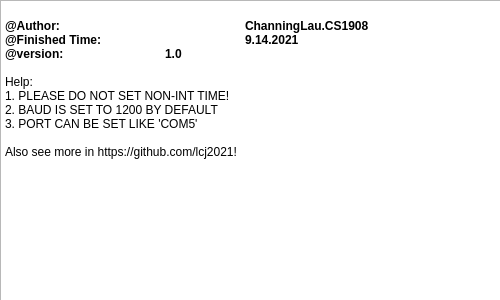
<?xml version="1.0" encoding="UTF-8"?>
<ui version="4.0">
 <class>About</class>
 <widget class="QWidget" name="About">
  <property name="geometry">
   <rect>
    <x>0</x>
    <y>0</y>
    <width>500</width>
    <height>300</height>
   </rect>
  </property>
  <property name="sizePolicy">
   <sizepolicy hsizetype="Fixed" vsizetype="Fixed">
    <horstretch>0</horstretch>
    <verstretch>0</verstretch>
   </sizepolicy>
  </property>
  <property name="minimumSize">
   <size>
    <width>500</width>
    <height>300</height>
   </size>
  </property>
  <property name="maximumSize">
   <size>
    <width>500</width>
    <height>300</height>
   </size>
  </property>
  <property name="windowTitle">
   <string>About</string>
  </property>
  <widget class="QTextBrowser" name="textBrowser">
   <property name="geometry">
    <rect>
     <x>0</x>
     <y>0</y>
     <width>501</width>
     <height>311</height>
    </rect>
   </property>
   <property name="html">
    <string>&lt;!DOCTYPE HTML PUBLIC &quot;-//W3C//DTD HTML 4.0//EN&quot; &quot;http://www.w3.org/TR/REC-html40/strict.dtd&quot;&gt;
&lt;html&gt;&lt;head&gt;&lt;meta name=&quot;qrichtext&quot; content=&quot;1&quot; /&gt;&lt;style type=&quot;text/css&quot;&gt;
p, li { white-space: pre-wrap; }
&lt;/style&gt;&lt;/head&gt;&lt;body style=&quot; font-family:'SimSun'; font-size:9pt; font-weight:400; font-style:normal;&quot;&gt;
&lt;p style=&quot;-qt-paragraph-type:empty; margin-top:0px; margin-bottom:0px; margin-left:0px; margin-right:0px; -qt-block-indent:0; text-indent:0px;&quot;&gt;&lt;br /&gt;&lt;/p&gt;
&lt;p style=&quot; margin-top:0px; margin-bottom:0px; margin-left:0px; margin-right:0px; -qt-block-indent:0; text-indent:0px;&quot;&gt;&lt;span style=&quot; font-weight:600;&quot;&gt;@Author:			ChanningLau.CS1908&lt;/span&gt;&lt;/p&gt;
&lt;p style=&quot; margin-top:0px; margin-bottom:0px; margin-left:0px; margin-right:0px; -qt-block-indent:0; text-indent:0px;&quot;&gt;&lt;span style=&quot; font-weight:600;&quot;&gt;@Finished Time:		9.14.2021&lt;/span&gt;&lt;/p&gt;
&lt;p style=&quot; margin-top:0px; margin-bottom:0px; margin-left:0px; margin-right:0px; -qt-block-indent:0; text-indent:0px;&quot;&gt;&lt;span style=&quot; font-weight:600;&quot;&gt;@version:		1.0&lt;/span&gt;&lt;/p&gt;
&lt;p style=&quot;-qt-paragraph-type:empty; margin-top:0px; margin-bottom:0px; margin-left:0px; margin-right:0px; -qt-block-indent:0; text-indent:0px;&quot;&gt;&lt;br /&gt;&lt;/p&gt;
&lt;p style=&quot; margin-top:0px; margin-bottom:0px; margin-left:0px; margin-right:0px; -qt-block-indent:0; text-indent:0px;&quot;&gt;Help:&lt;/p&gt;
&lt;p style=&quot; margin-top:0px; margin-bottom:0px; margin-left:0px; margin-right:0px; -qt-block-indent:0; text-indent:0px;&quot;&gt;1. PLEASE DO NOT SET NON-INT TIME!&lt;/p&gt;
&lt;p style=&quot; margin-top:0px; margin-bottom:0px; margin-left:0px; margin-right:0px; -qt-block-indent:0; text-indent:0px;&quot;&gt;2. BAUD IS SET TO 1200 BY DEFAULT&lt;/p&gt;
&lt;p style=&quot; margin-top:0px; margin-bottom:0px; margin-left:0px; margin-right:0px; -qt-block-indent:0; text-indent:0px;&quot;&gt;3. PORT CAN BE SET LIKE 'COM5'&lt;/p&gt;
&lt;p style=&quot;-qt-paragraph-type:empty; margin-top:0px; margin-bottom:0px; margin-left:0px; margin-right:0px; -qt-block-indent:0; text-indent:0px;&quot;&gt;&lt;br /&gt;&lt;/p&gt;
&lt;p style=&quot; margin-top:0px; margin-bottom:0px; margin-left:0px; margin-right:0px; -qt-block-indent:0; text-indent:0px;&quot;&gt;Also see more in https://github.com/lcj2021!&lt;/p&gt;&lt;/body&gt;&lt;/html&gt;</string>
   </property>
  </widget>
 </widget>
 <resources/>
 <connections/>
</ui>
